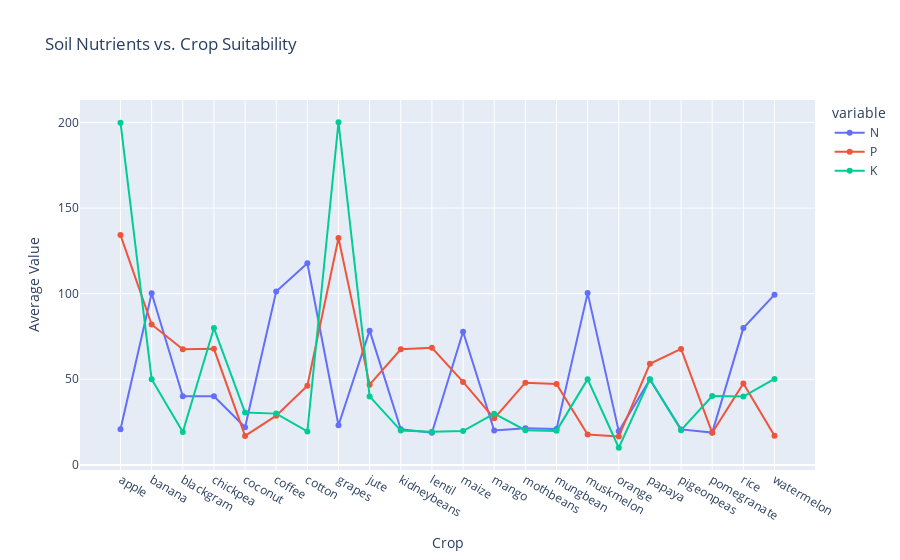
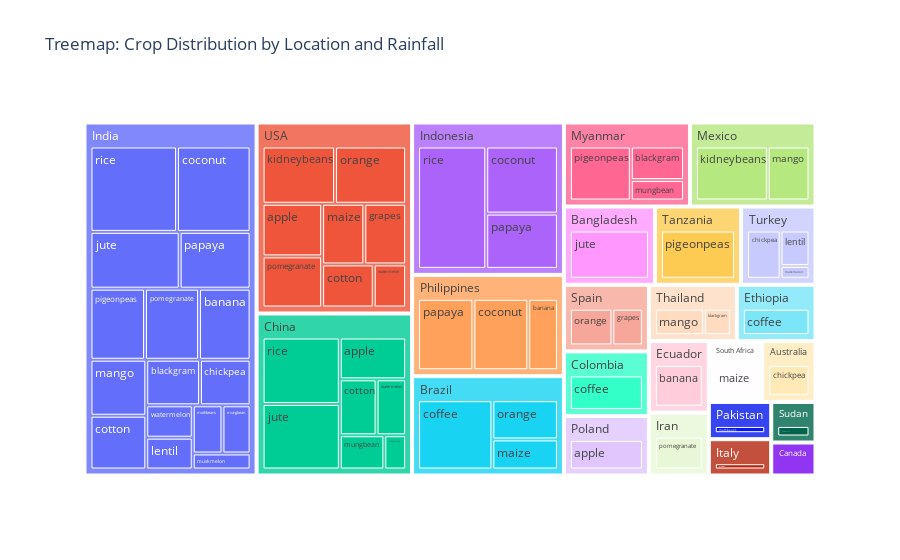
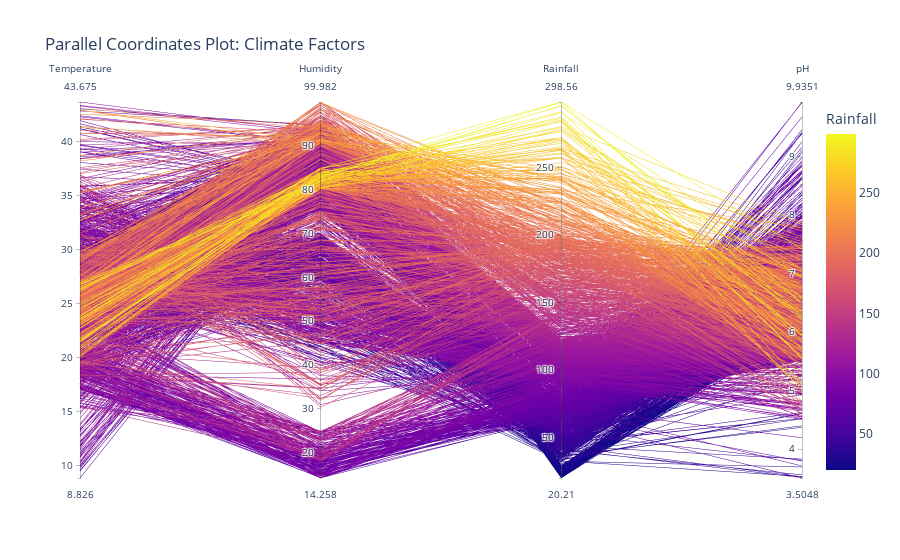

The notebook cell these images were saved under, in order:
### Markdown cell above
## Plotly

### Code cell
# Average N, P, K by crop
avg_nutrients = df.groupby('label')[['N', 'P', 'K']].mean().reset_index()

fig = px.line(avg_nutrients, x='label', y=['N', 'P', 'K'],
              title="Soil Nutrients vs. Crop Suitability",
              labels={'value': 'Average Value', 'label': 'Crop'},
              markers=True)
fig.show()

#hierarchical data with crops grouped by locations.
fig = px.treemap(df, path=['location', 'label'], values='rainfall',
                 title='Treemap: Crop Distribution by Location and Rainfall')
fig.show()

#Analyze multi-dimensional relationships between features like temperature, humidity, and rainfall
fig = px.parallel_coordinates(
    df, 
    dimensions=['temperature', 'humidity', 'rainfall', 'ph'],
    color='rainfall',
    title='Parallel Coordinates Plot: Climate Factors',
    labels={'ph': 'pH', 'temperature': 'Temperature', 'humidity': 'Humidity', 'rainfall': 'Rainfall'}
)
fig.show()

### Figure 1 — Plotly figure (JSON) as saved in the notebook; plotly's stock layout.template omitted (floating-point values rounded to 4 significant figures)
{"data": [{"hovertemplate": "variable=N<br>Crop=%{x}<br>Average Value=%{y}<extra></extra>", "legendgroup": "N", "line": {"color": "#636efa", "dash": "solid"}, "marker": {"symbol": "circle"}, "mode": "lines+markers", "name": "N", "orientation": "v", "showlegend": true, "type": "scatter", "x": ["apple", "banana", "blackgram", "chickpea", "coconut", "coffee", "cotton", "grapes", "jute", "kidneybeans", "lentil", "maize", "mango", "mothbeans", "mungbean", "muskmelon", "orange", "papaya", "pigeonpeas", "pomegranate", "rice", "watermelon"], "xaxis": "x", "y": [20.8, 100.2, 40.02, 40.09, 21.98, 101.2, 117.8, 23.18, 78.4, 20.75, 18.77, 77.76, 20.07, 21.44, 20.99, 100.3, 19.58, 49.88, 20.73, 18.87, 79.89, 99.42], "yaxis": "y"}, {"hovertemplate": "variable=P<br>Crop=%{x}<br>Average Value=%{y}<extra></extra>", "legendgroup": "P", "line": {"color": "#EF553B", "dash": "solid"}, "marker": {"symbol": "circle"}, "mode": "lines+markers", "name": "P", "orientation": "v", "showlegend": true, "type": "scatter", "x": ["apple", "banana", "blackgram", "chickpea", "coconut", "coffee", "cotton", "grapes", "jute", "kidneybeans", "lentil", "maize", "mango", "mothbeans", "mungbean", "muskmelon", "orange", "papaya", "pigeonpeas", "pomegranate", "rice", "watermelon"], "xaxis": "x", "y": [134.2, 82.01, 67.47, 67.79, 16.93, 28.74, 46.24, 132.5, 46.86, 67.54, 68.36, 48.44, 27.18, 48.01, 47.28, 17.72, 16.55, 59.05, 67.73, 18.75, 47.58, 17], "yaxis": "y"}, {"hovertemplate": "variable=K<br>Crop=%{x}<br>Average Value=%{y}<extra></extra>", "legendgroup": "K", "line": {"color": "#00cc96", "dash": "solid"}, "marker": {"symbol": "circle"}, "mode": "lines+markers", "name": "K", "orientation": "v", "showlegend": true, "type": "scatter", "x": ["apple", "banana", "blackgram", "chickpea", "coconut", "coffee", "cotton", "grapes", "jute", "kidneybeans", "lentil", "maize", "mango", "mothbeans", "mungbean", "muskmelon", "orange", "papaya", "pigeonpeas", "pomegranate", "rice", "watermelon"], "xaxis": "x", "y": [199.9, 50.05, 19.24, 79.92, 30.59, 29.94, 19.56, 200.1, 39.99, 20.05, 19.41, 19.79, 29.92, 20.23, 19.87, 50.08, 10.01, 50.04, 20.29, 40.21, 39.87, 50.22], "yaxis": "y"}], "layout": {"legend": {"title": {"text": "variable"}, "tracegroupgap": 0}, "title": {"text": "Soil Nutrients vs. Crop Suitability"}, "xaxis": {"anchor": "y", "domain": [0, 1], "title": {"text": "Crop"}}, "yaxis": {"anchor": "x", "domain": [0, 1], "title": {"text": "Average Value"}}}}

### Figure 2 — Plotly figure (JSON) as saved in the notebook; plotly's stock layout.template omitted (floating-point values rounded to 4 significant figures)
{"data": [{"branchvalues": "total", "domain": {"x": [0, 1], "y": [0, 1]}, "hovertemplate": "labels=%{label}<br>rainfall=%{value}<br>parent=%{parent}<br>id=%{id}<extra></extra>", "ids": ["China/apple", "Poland/apple", "USA/apple", "Ecuador/banana", "India/banana", "Philippines/banana", "India/blackgram", "Myanmar/blackgram", "Thailand/blackgram", "Australia/chickpea", "India/chickpea", "Turkey/chickpea", "India/coconut", "Indonesia/coconut", "Philippines/coconut", "Brazil/coffee", "Colombia/coffee", "Ethiopia/coffee", "China/cotton", "India/cotton", "USA/cotton", "Italy/grapes", "Spain/grapes", "USA/grapes", "Bangladesh/jute", "China/jute", "India/jute", "Mexico/kidneybeans", "USA/kidneybeans", "Canada/lentil", "India/lentil", "Turkey/lentil", "Brazil/maize", "South Africa/maize", "USA/maize", "India/mango", "Mexico/mango", "Thailand/mango", "India/mothbeans", "Pakistan/mothbeans", "Sudan/mothbeans", "China/mungbean", "India/mungbean", "Myanmar/mungbean", "China/muskmelon", "India/muskmelon", "Turkey/muskmelon", "Brazil/orange", "Spain/orange", "USA/orange", "India/papaya", "Indonesia/papaya", "Philippines/papaya", "India/pigeonpeas", "Myanmar/pigeonpeas", "Tanzania/pigeonpeas", "India/pomegranate", "Iran/pomegranate", "USA/pomegranate", "China/rice", "India/rice", "Indonesia/rice", "China/watermelon", "India/watermelon", "USA/watermelon", "Australia", "Bangladesh", "Brazil", "Canada", "China", "Colombia", "Ecuador", "Ethiopia", "India", "Indonesia", "Iran", "Italy", "Mexico", "Myanmar", "Pakistan", "Philippines", "Poland", "South Africa", "Spain", "Sudan", "Tanzania", "Thailand", "Turkey", "USA"], "labels": ["apple", "apple", "apple", "banana", "banana", "banana", "blackgram", "blackgram", "blackgram", "chickpea", "chickpea", "chickpea", "coconut", "coconut", "coconut", "coffee", "coffee", "coffee", "cotton", "cotton", "cotton", "grapes", "grapes", "grapes", "jute", "jute", "jute", "kidneybeans", "kidneybeans", "lentil", "lentil", "lentil", "maize", "maize", "maize", "mango", "mango", "mango", "mothbeans", "mothbeans", "mothbeans", "mungbean", "mungbean", "mungbean", "muskmelon", "muskmelon", "muskmelon", "orange", "orange", "orange", "papaya", "papaya", "papaya", "pigeonpeas", "pigeonpeas", "pigeonpeas", "pomegranate", "pomegranate", "pomegranate", "rice", "rice", "rice", "watermelon", "watermelon", "watermelon", "Australia", "Bangladesh", "Brazil", "Canada", "China", "Colombia", "Ecuador", "Ethiopia", "India", "Indonesia", "Iran", "Italy", "Mexico", "Myanmar", "Pakistan", "Philippines", "Poland", "South Africa", "Spain", "Sudan", "Tanzania", "Thailand", "Turkey", "USA"], "name": "", "parents": ["China", "Poland", "USA", "Ecuador", "India", "Philippines", "India", "Myanmar", "Thailand", "Australia", "India", "Turkey", "India", "Indonesia", "Philippines", "Brazil", "Colombia", "Ethiopia", "China", "India", "USA", "Italy", "Spain", "USA", "Bangladesh", "China", "India", "Mexico", "USA", "Canada", "India", "Turkey", "Brazil", "South Africa", "USA", "India", "Mexico", "Thailand", "India", "Pakistan", "Sudan", "China", "India", "Myanmar", "China", "India", "Turkey", "Brazil", "Spain", "USA", "India", "Indonesia", "Philippines", "India", "Myanmar", "Tanzania", "India", "Iran", "USA", "China", "India", "Indonesia", "China", "India", "USA", "", "", "", "", "", "", "", "", "", "", "", "", "", "", "", "", "", "", "", "", "", "", "", ""], "type": "treemap", "values": [3253.0, 4463.0, 3550.0, 3786.0, 3797.0, 2880.0, 2536.0, 2707.0, 1546.0, 2860.0, 2390.0, 2756.0, 6507.0, 5737.0, 5324.0, 7065.0, 4840.0, 3902.0, 2411.0, 3107.0, 2521.0, 1999.0, 2088.0, 2874.0, 6286.0, 5940.0, 5254.0, 5888.0, 4704.0, 1287.0, 1533.0, 1747.0, 2706.0, 2870.0, 2901.0, 3235.0, 3416.0, 2819.0, 1483.0, 2052.0, 1585.0, 1787.0, 1404.0, 1649.0, 874.9, 960.3, 633.8, 3530.0, 2903.0, 4615.0, 4175.0, 4724.0, 5364.0, 4014.0, 4989.0, 5943.0, 3979.0, 3320.0, 3454.0, 6020.0, 7652.0, 9946.0, 1936.0, 1559.0, 1583.0, 2860.0, 6286.0, 13300.0, 1287.0, 22220.0, 4840.0, 3786.0, 3902.0, 53590.0, 20410.0, 3320.0, 1999.0, 9303.0, 9345.0, 2052.0, 13570.0, 4463.0, 2870.0, 4992.0, 1585.0, 5943.0, 4365.0, 5138.0, 26200.0]}], "layout": {"legend": {"tracegroupgap": 0}, "title": {"text": "Treemap: Crop Distribution by Location and Rainfall"}}}

### Figure 3 — Plotly figure (JSON) as saved in the notebook; plotly's stock layout.template omitted (floating-point values rounded to 4 significant figures; data arrays with more than 128 entries replaced by an {"elided": "..."} marker saying what was removed)
{"data": [{"dimensions": [{"label": "Temperature", "values": {"elided": "2200 float values"}}, {"label": "Humidity", "values": {"elided": "2200 float values"}}, {"label": "Rainfall", "values": {"elided": "2200 float values"}}, {"label": "pH", "values": {"elided": "2200 float values"}}], "domain": {"x": [0, 1], "y": [0, 1]}, "line": {"color": {"elided": "2200 float values"}, "coloraxis": "coloraxis"}, "name": "", "type": "parcoords"}], "layout": {"coloraxis": {"colorbar": {"title": {"text": "Rainfall"}}, "colorscale": [[0, "#0d0887"], [0.1111, "#46039f"], [0.2222, "#7201a8"], [0.3333, "#9c179e"], [0.4444, "#bd3786"], [0.5556, "#d8576b"], [0.6667, "#ed7953"], [0.7778, "#fb9f3a"], [0.8889, "#fdca26"], [1, "#f0f921"]]}, "legend": {"tracegroupgap": 0}, "title": {"text": "Parallel Coordinates Plot: Climate Factors"}}}
